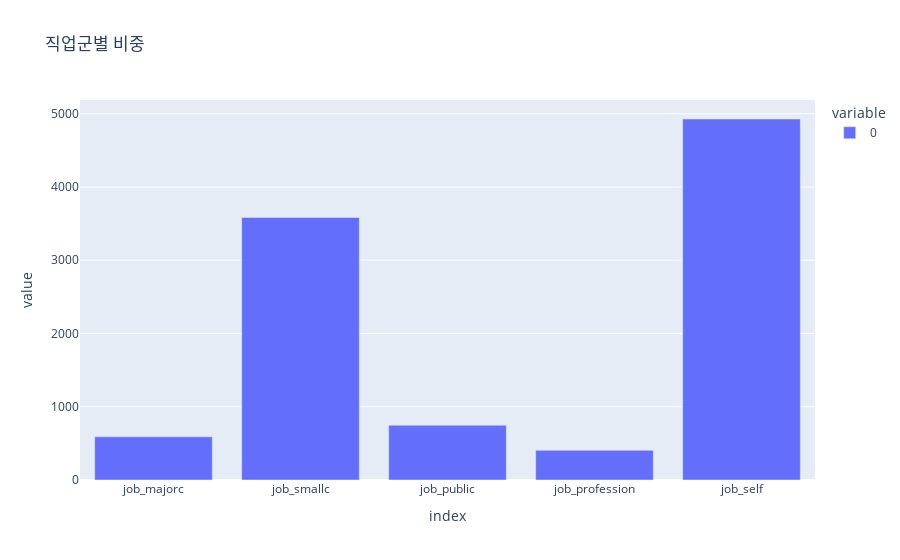

The cell this chart's notebook holds for it:
### Code cell
px.bar(job_df.loc[0:].sum(), title='직업군별 비중')

### Figure 1 — Plotly figure (JSON) as saved in the notebook; plotly's stock layout.template omitted (floating-point values rounded to 4 significant figures)
{"data": [{"alignmentgroup": "True", "hovertemplate": "variable=0<br>index=%{x}<br>value=%{y}<extra></extra>", "legendgroup": "0", "marker": {"color": "#636efa"}, "name": "0", "offsetgroup": "0", "orientation": "v", "showlegend": true, "textposition": "auto", "type": "bar", "x": ["job_majorc", "job_smallc", "job_public", "job_profession", "job_self"], "xaxis": "x", "y": [589.6, 3584.0, 748.3, 405.1, 4928.0], "yaxis": "y"}], "layout": {"barmode": "relative", "legend": {"title": {"text": "variable"}, "tracegroupgap": 0}, "title": {"text": "직업군별 비중"}, "xaxis": {"anchor": "y", "domain": [0, 1], "title": {"text": "index"}}, "yaxis": {"anchor": "x", "domain": [0, 1], "title": {"text": "value"}}}}
